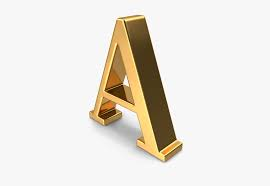
//> input picture opencv_testimage.jpeg, 270 x 186 px
$ ./method4 ../opencv_testimage.jpeg '../Projected Frame.jpeg' 3   (built with g++ and OpenCV 4)
//> lines starting //> are read from the running program, lines starting //| are printed output that depends on the picture
#include "opencv2/opencv.hpp"
#include <iostream>
#include <stdexcept>
#include <fstream>
#include <pthread.h>
#include <thread>
#include <stdlib.h>
#include <unistd.h>
#include <mutex>

using namespace std;
using namespace cv;
// Comparator Function for sorting of Source points( As Clicked By User)
mutex mtx;
vector<double> file_output(10000);

bool comp(pair<int,int> x,pair<int,int> y)
{
    if(x.second<y.second)
        return true;
    if(x.second == y.second)
    {
        return x.first<y.first;
    }
    return false;
}

// Global Vectors for storing points
vector<Point2f> source_pts,destination_pts;
vector<pair<int,int>> source_pts_temp,destination_pts_temp;

Mat homography;

// Global Variable for storing number of times left mouse button is clicked on the displayed image
int number_of_mouse_clicks = 0;

// Processing Clicked Points
void CLICKDETECTION(int event, int x, int y, int flags, void* userdata)
{
    if( event == EVENT_LBUTTONDOWN and number_of_mouse_clicks < 4 )
    {
        source_pts_temp.push_back(make_pair(x,y));
        number_of_mouse_clicks++;
        if(number_of_mouse_clicks == 4)
        {
            destroyWindow("Original Frame");
        }
    }

}

// AutoScaling Destinantion Points according to size of image
/*
    We used Riju Ma'am destination point coordinates. But if original image has small size then there could be a issue of
    going out of boundary. So to accomodate that we scaled the destination points using the normal image size as 1920x1080.
*/
void AutoScaling (int a , int b) {
    for (int i = 0; i<4 ; i++){
        destination_pts_temp[i].first = destination_pts_temp[i].first*a/1920;
        destination_pts_temp[i].second = destination_pts_temp[i].second*b/1080;
        int x = destination_pts_temp[i].first;
        int y = destination_pts_temp[i].second;
        destination_pts.push_back(Point2f(x,y));
    }
}

void empty_image(string s, Mat&crop)
{
//> called with s = "../opencv_testimage.jpeg"
    // Reading Image
    Mat img = imread(s, IMREAD_GRAYSCALE);
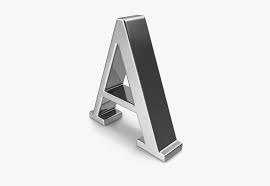
//> img: 186 rows x 270 cols, CV_8UC1; min 14, max 255, mean 229.5

    // Error Reading Image
    if ( !img.data )
    {
        throw std::invalid_argument( "Image File not found or unable to open");
        return;
    }

    // Creating a Window Frame
    namedWindow("Original Frame",  WINDOW_AUTOSIZE);

    // Detecting a Mouse Click
    setMouseCallback("Original Frame", CLICKDETECTION, NULL);

    // Showing the Image Frame
    imshow("Original Frame", img);

    // Storing size of image for Autoscaling
    int width_of_inputimage = img.cols; // x coordinate
//> width_of_inputimage = 270
    int height_of_inputimage=img.rows;  // y coordinate
//> height_of_inputimage = 186

    // Storing Points in the order (Top Left,Top Right,Bottom Left,Bottom Right)
    destination_pts_temp = {make_pair(472,52),make_pair(800,52),make_pair(472,830),make_pair(800,830)};

    /*
        Automatially Closing the image frame when user clicks 4 points(handled in CLICKDETECTION function).
        If 4 clicks not detected on the frame and the frame is closed or a key is pressed then raising an exception.

    */
    waitKey(0);
//> the left mouse button is pressed and released at (67, 46)
//> the left mouse button is pressed and released at (202, 46)
//> the left mouse button is pressed and released at (202, 139)
//> the left mouse button is pressed and released at (67, 139)
    if(cv::getWindowProperty("Original Frame",cv::WND_PROP_VISIBLE)!=1 and number_of_mouse_clicks < 4)
    {
        throw std::invalid_argument( "Image Closed before selecting 4 points");
        return;
    }

    // Ordering the Points Clicked by the user according to (Top Left,Top Right,Bottom Left,Bottom Right)
    sort(source_pts_temp.begin(),source_pts_temp.end(),comp);
    sort(source_pts_temp.begin(),source_pts_temp.begin()+2);
    sort(source_pts_temp.begin()+2,source_pts_temp.end());

    // Storing Source points in the OpenCV coordinates format
    for(int i = 0; i< 4; i++)
    {
        source_pts.push_back(Point2f(source_pts_temp[i].first,source_pts_temp[i].second));
    }

    //Calling the autoscaling Function
    AutoScaling(width_of_inputimage,height_of_inputimage);

    // Finding the homography matrix for given 2 set of points
    homography = findHomography(source_pts,destination_pts);

    // Defining Matrix for the projected image
    Mat projected_image;

    // Correcting the Camera Angle based on the found Homography Matrix
    warpPerspective(img,projected_image,homography,img.size());
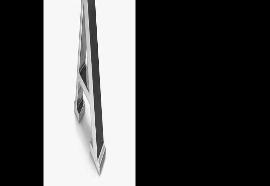
//> projected_image: 186 rows x 270 cols, CV_8UC1; min 0, max 255, mean 76.5


    // Showing the Projected Image
    // Defining the Cropped Coordinates for Cropping the Image
    Rect cropped_coordinates;

    //Setting the Top Left Coordinate from where the Image will be Cropped
    cropped_coordinates.x = destination_pts_temp[0].first;
//> cropped_coordinates = Rect(66, 0, 0, 0)
    cropped_coordinates.y = destination_pts_temp[0].second;
//> cropped_coordinates = Rect(66, 8, 0, 0)

    // Size of the Cropped Image
    cropped_coordinates.width = destination_pts_temp[1].first - destination_pts_temp[0].first;
//> cropped_coordinates = Rect(66, 8, 46, 0)
    cropped_coordinates.height = destination_pts_temp[2].second - destination_pts_temp[0].second;
//> cropped_coordinates = Rect(66, 8, 46, 134)

    // Forming the Matrix for Cropped Image
    crop = projected_image(cropped_coordinates);
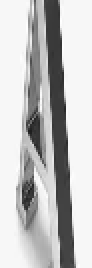
//> crop: 134 rows x 46 cols, CV_8UC1 (shown 2 times larger); min 30, max 255, mean 193.4


    return;
}
// [26 lines left out: function homography_of_frames, not called in this run]

// Storing Each threads local data for computation
struct thread_data{
    vector<Mat> frame;
    Mat emptyimg;
    int total_pixels;
    int static_pixels;
    int e_static;
    int l;
};

// The function each thread executes
// [59 lines left out: function frame_iterate, not called in this run]


int main(int argc, char** argv)
{

    if(argc < 4)
    {
        cout<<"Please specify empty Image file, Video file name and number of threads in the format : ./method4 $(filename) $(Video Filename) $(num) or"<<endl;
        cout<<"To Compile and Execute Type Command : make -B method4 empty=$(filename) video=$(Video Filename) num=$(num)\nTo Compile Type Command : make -B method4_compile"<<endl;
        throw std::invalid_argument( "Wrong Command Line Argument");
        return -1;
    }

    if(argc > 4)
    {
        cout<<"Too Many Arguments. Please specify empty Image file, Video file name and number of threads in the format : ./method4 $(filename) $(Video Filename) $(num) or"<<endl;
        cout<<"To Compile and Execute Type Command : make -B method4 empty=$(filename) video=$(Video Filename) num=$(num)\nTo Compile Type Command : make -B method4_compile"<<endl;
        throw std::invalid_argument( "Wrong Command Line Argument");
        return -1;
    }

    time_t bas,bae;
    int num = stoi(argv[3]);

    // Wrong number of threads
    if(num<=0)
    {
        cout<< "value of number of threads has to be greater than 0"<<endl;
        throw std::invalid_argument( "Wrong Command Line Argument");
    }

    // Reading the Video
    VideoCapture cap(argv[2]);

    // if not success, exit program
    if (cap.isOpened() == false)
    {
        cout << "Cannot open the video file" << endl;
        return -1;
    }

    // Creating Matrix for Empty(Background) Image according to points chosen by user
    Mat emptyimg;
    empty_image(argv[1], emptyimg);

    time(&bas);

    // Counting Number of frames
    int l = 1;

    // file output
    std::ofstream myfile;
    myfile.open ("./csvfiles/method4.csv");
    myfile << "Time(in seconds),Queue Density,Dynamic Density,\n";

    //Iterating Frame by Frame
    while (true)
    {
        // Collecting Frame data for number of threads times 16 frames
        // We are giving 16 consecutive frames to 1 thread to make use of the cache memory hence reducing the execution time
        pthread_t threads[num];
        struct thread_data input[num];
        vector<Mat> frames[num];
        bool dones[num] = {0};
        for (int i=0;i<num;i++){
            for (int j=0;j<16;j++){
                Mat frame;
                bool done = cap.read(frame); // read a new frame from video
                if (done==true){
                    frames[i].push_back(frame);
                    dones[i] = true;
                }
            }
        }

        // When in the last iteration number of frames remaining is less than 16 times the number of threads
        int breakpoint = 0;

        // Checking if the video ended
        for (int i =0;i<num;i++){
            if (dones[i]==false) break;
            breakpoint++;
        }

        int total_pixels = 0;
        int static_pixels = 0; // Counting Number of pixels changed in the current frame relative to backgroun image
        int e_static = 35; // Error for estimating queue density (Found Experimentally)

        // Setting up the local space for each thread
        for (int i = 0;i<num;i++){
            input[i].frame = frames[i];
            input[i].emptyimg = emptyimg;
            input[i].total_pixels = 0;
            input[i].static_pixels = 0;
            input[i].e_static = e_static;
            input[i].l = l;
            l+=frames[i].size();
        }

        // Creating and joining threads
        if (breakpoint>0){
            for (int i = 0;i<breakpoint;i++){
                pthread_create(&threads[i], NULL, frame_iterate, (void *)&input[i]);
            }
            for (int i = 0;i<breakpoint;i++){
                pthread_join(threads[i], NULL);
            }
        }

        //Breaking the while loop at the end of the video
        if (breakpoint != num)
        {
            cout << "Found the end of the video" << endl;
            break;
        }

    }

    time(&bae);
    cout<<double(bae-bas)<<endl;

    for(int i = 1 ; i < l ; i++)
    {
        myfile<<i<<","<<file_output[i]<<","<<0<<",\n";
    }
    return 0;

}

$ run again, on Dynamic_Density.jpg
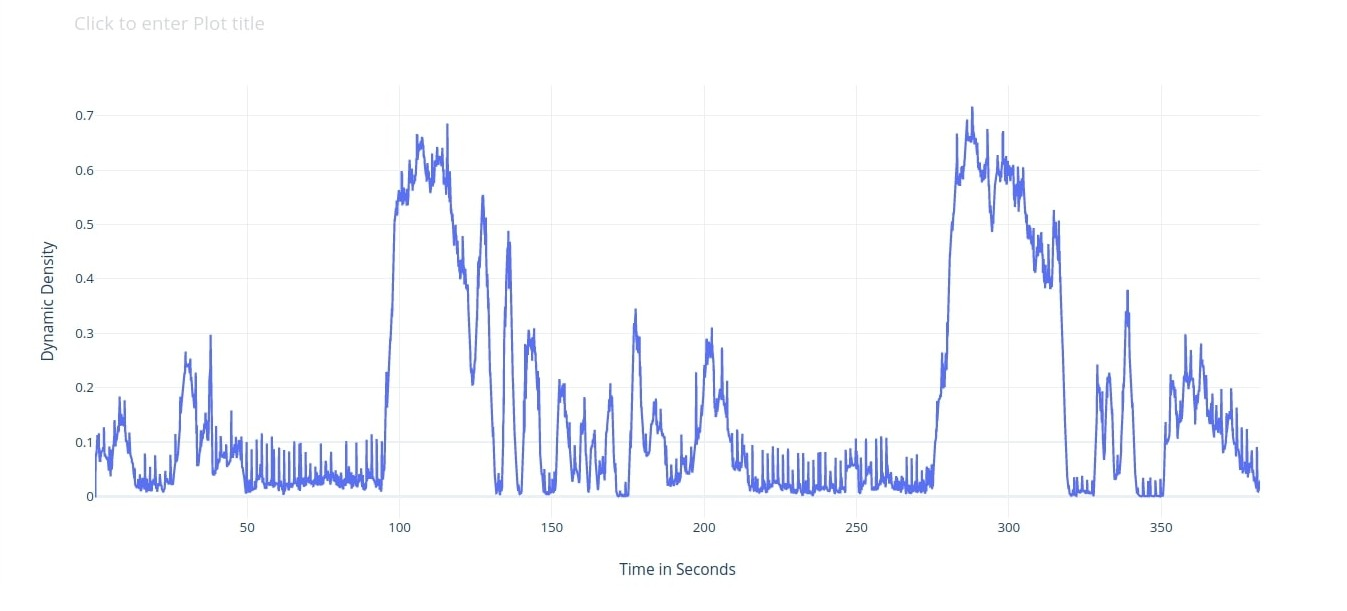
//> input picture Dynamic_Density.jpg, 1347 x 611 px
//> in empty_image, `warpPerspective(img,projected_image,homography,img.size());`:
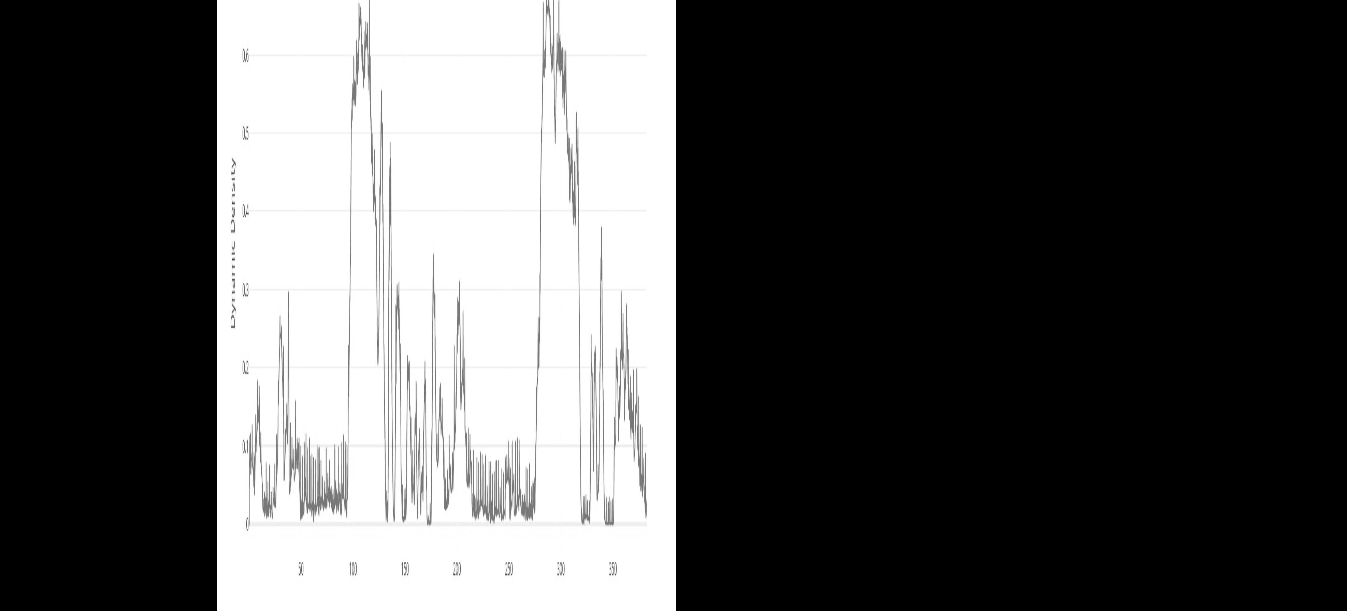
//> projected_image: 611 rows x 1347 cols, CV_8UC1; min 0, max 255, mean 84
//> in empty_image, `crop = projected_image(cropped_coordinates);`:
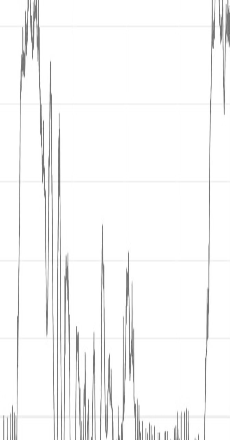
//> crop: 440 rows x 230 cols, CV_8UC1; min 108, max 255, mean 246.6

$ run again, on Dynamic_and_Queue_Density.jpg
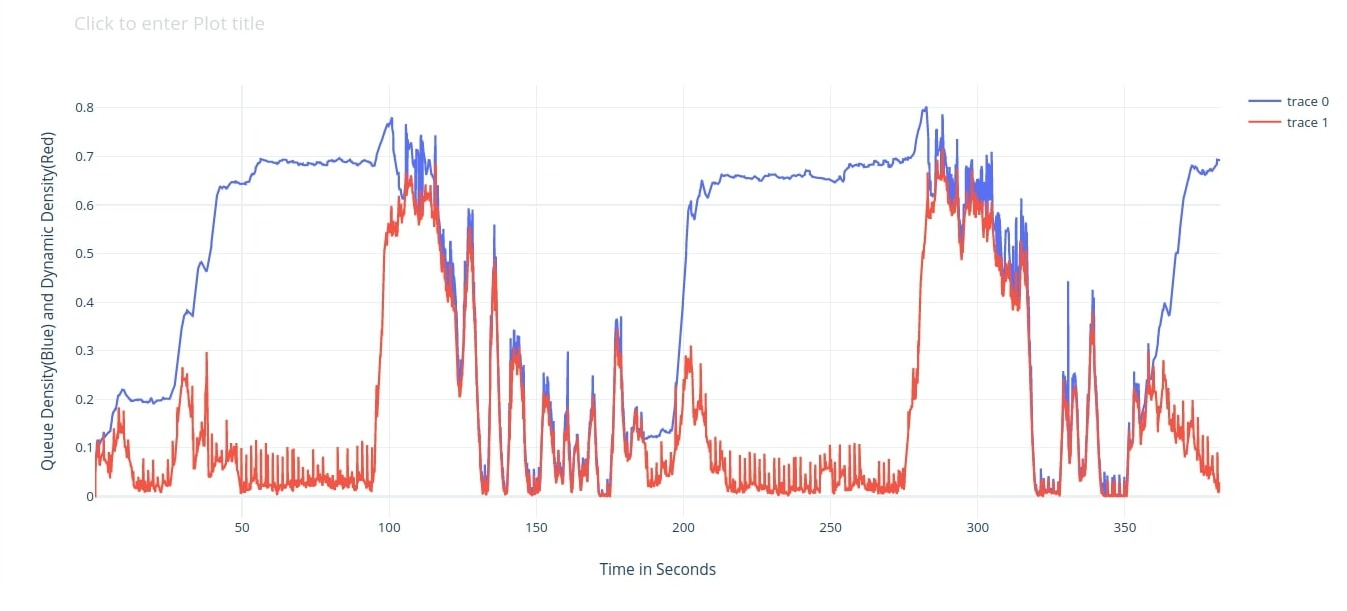
//> input picture Dynamic_and_Queue_Density.jpg, 1347 x 611 px
//> in empty_image, `warpPerspective(img,projected_image,homography,img.size());`:
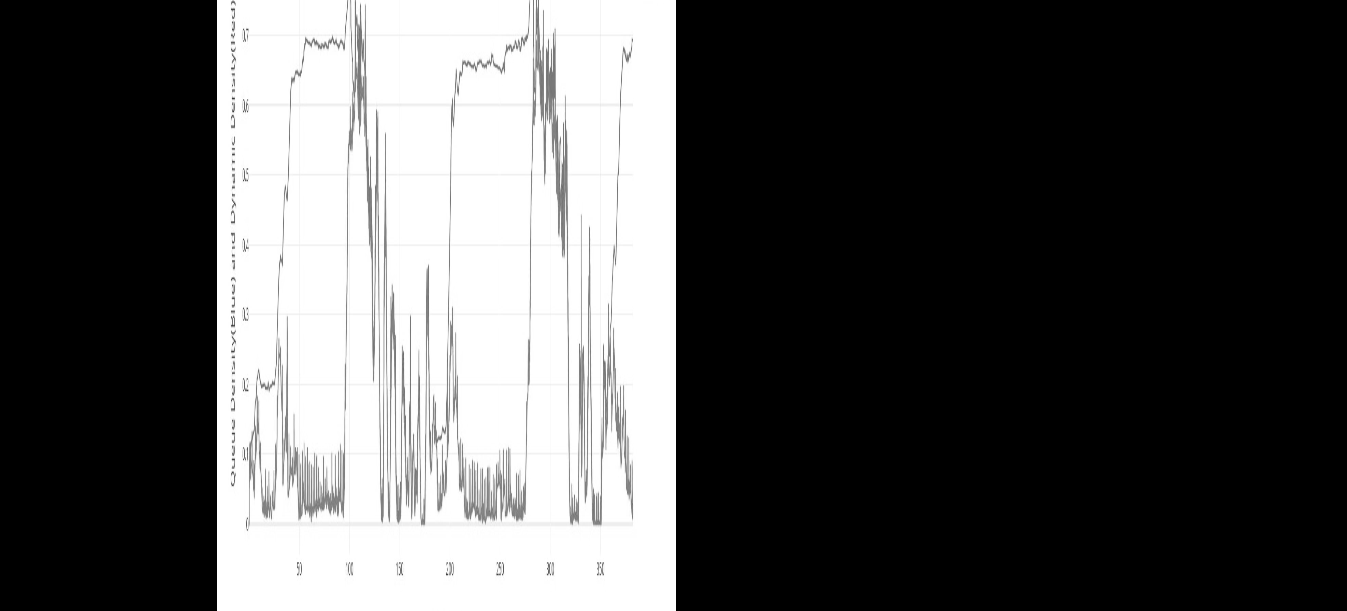
//> projected_image: 611 rows x 1347 cols, CV_8UC1; min 0, max 255, mean 83.3
//> in empty_image, `crop = projected_image(cropped_coordinates);`:
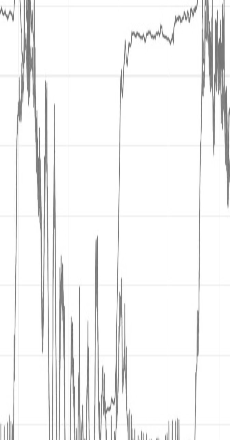
//> crop: 440 rows x 230 cols, CV_8UC1; min 107, max 255, mean 242.7

$ run again, on Queue_Density.jpg
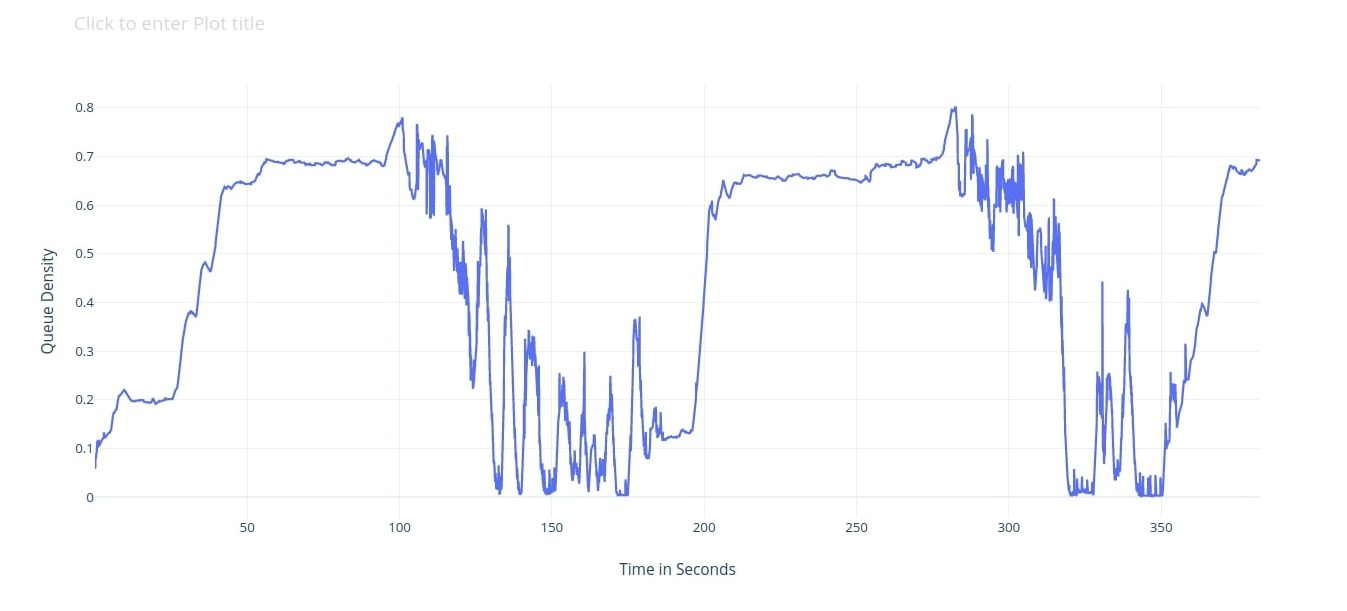
//> input picture Queue_Density.jpg, 1347 x 611 px
//> in empty_image, `warpPerspective(img,projected_image,homography,img.size());`:
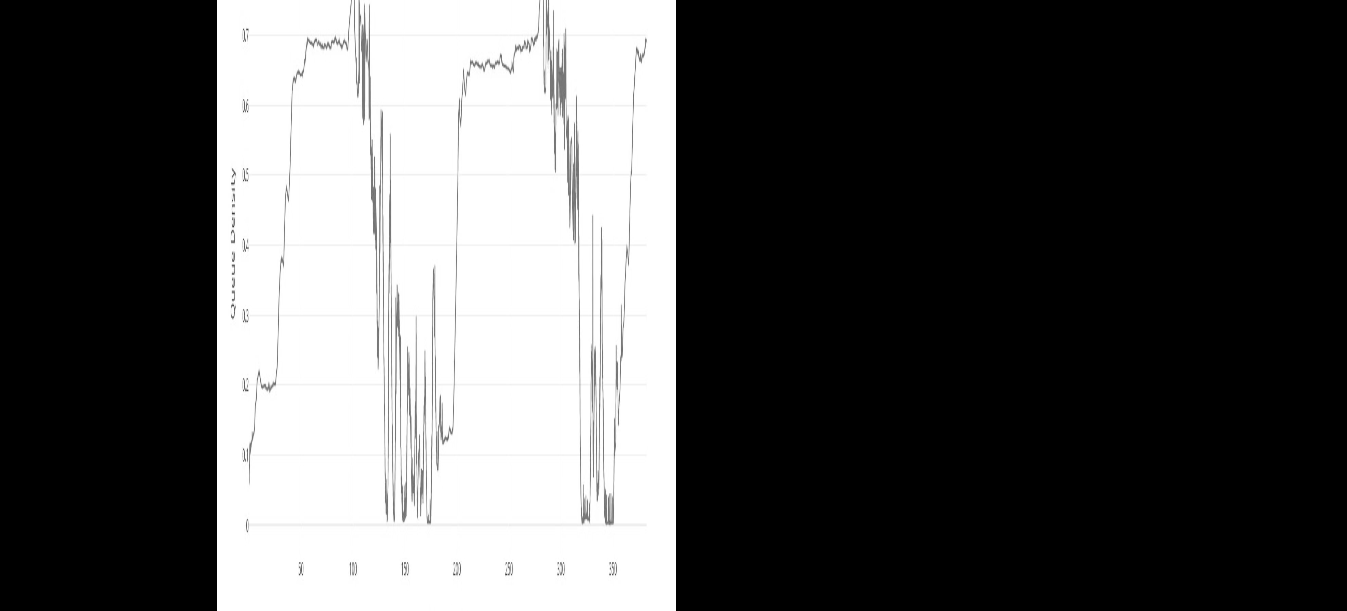
//> projected_image: 611 rows x 1347 cols, CV_8UC1; min 0, max 255, mean 84.8
//> in empty_image, `crop = projected_image(cropped_coordinates);`:
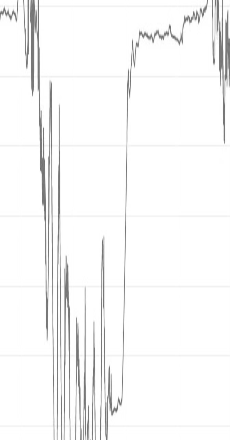
//> crop: 440 rows x 230 cols, CV_8UC1; min 105, max 255, mean 247.1
